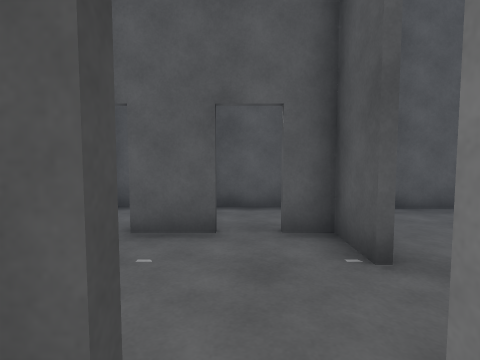
View 1 (above)

19 first-person views from a walk through a Unity game level. The camera is 1.2 m above the floor, tilts 4° down and sees 80° across. Doors are open. The floor is counted in squares, 1 m on a side. Each view is taken from the middle of a square. On the plan, view 1 faces up. The plan holds only what a view shows up to about 13 squares ahead; the rest is blank. The place goes on beyond the plan. Surface patterns are stand-ins for the level's own textures.

View 2
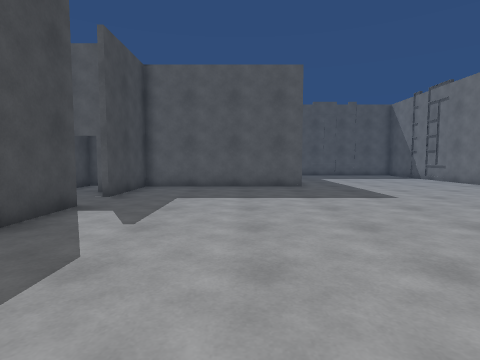

View 3
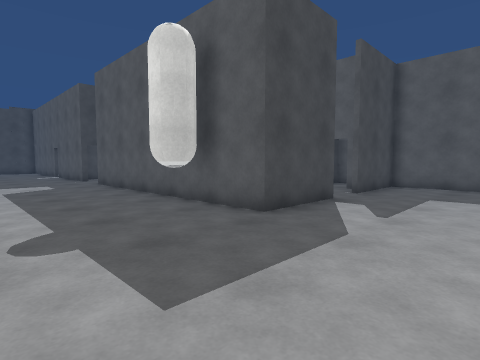

View 4
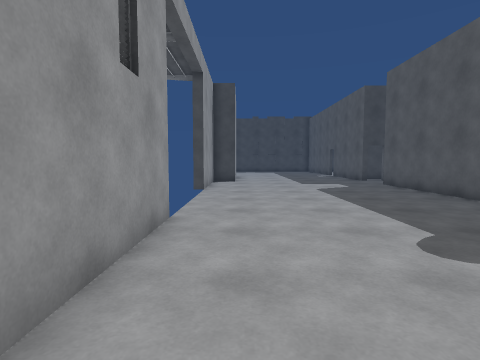

View 5
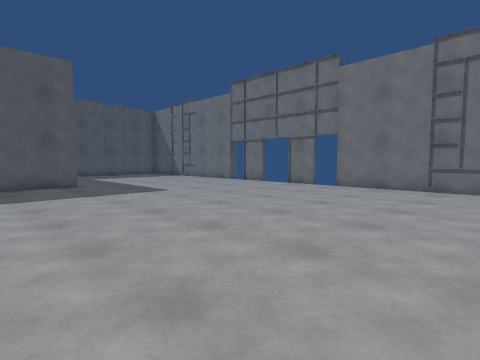

View 6
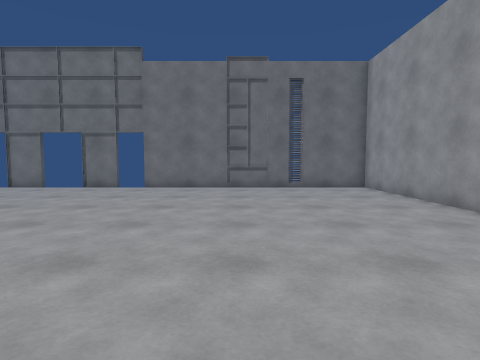

View 7
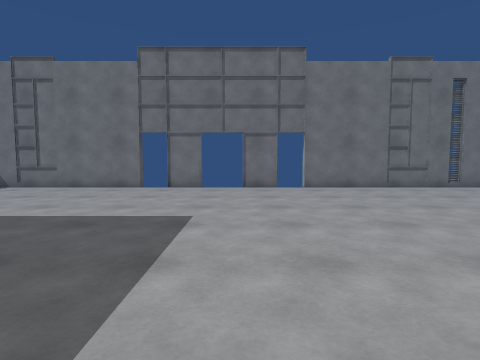

View 8
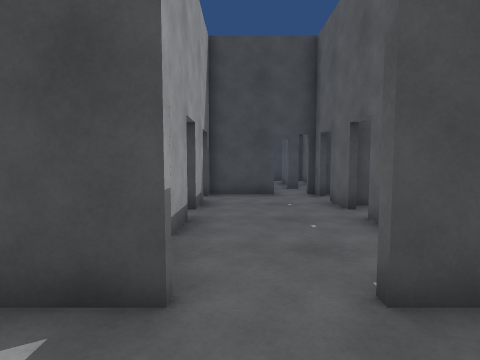

View 9
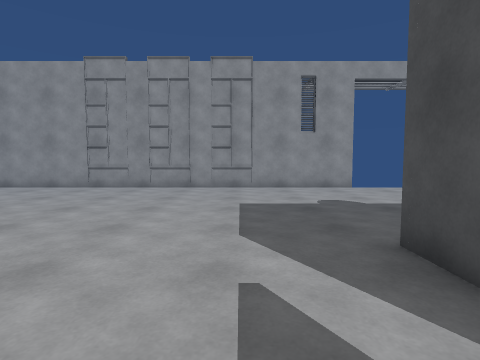

View 10
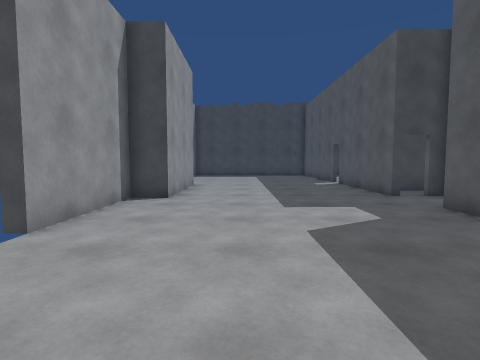

View 11
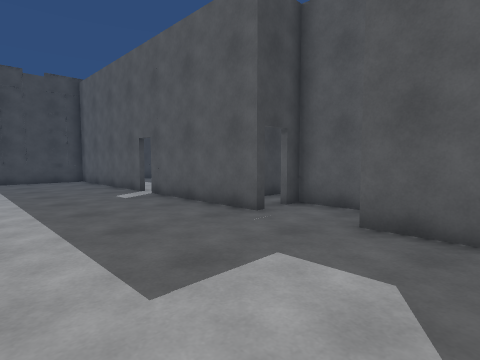

View 12
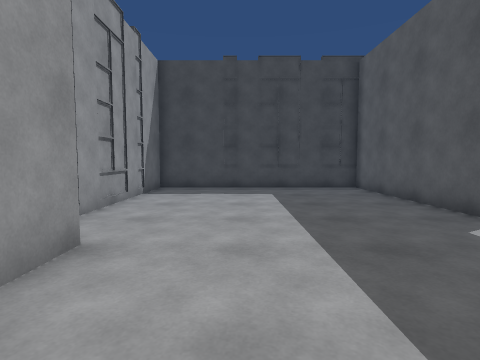

View 13
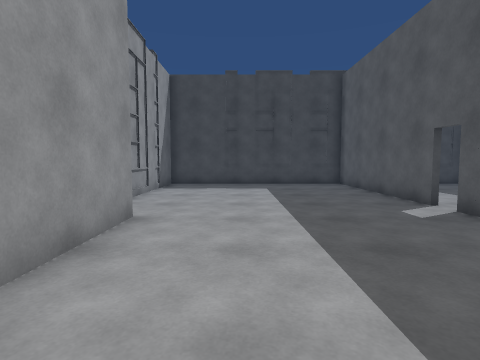

View 14
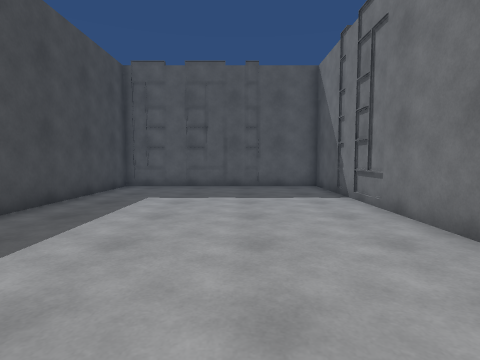

View 15
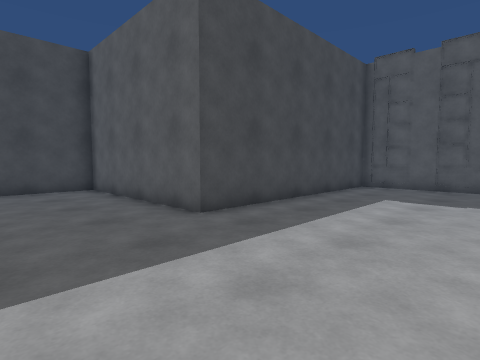

View 16
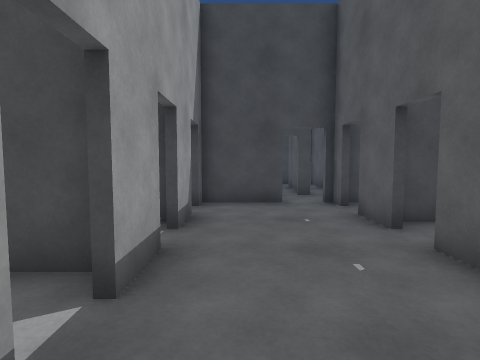

View 17
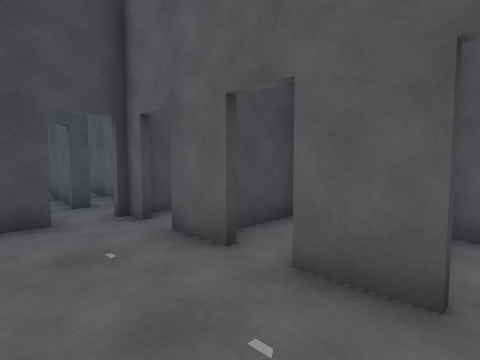

View 18
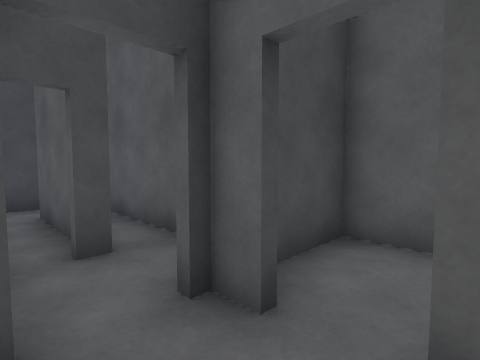

View 19
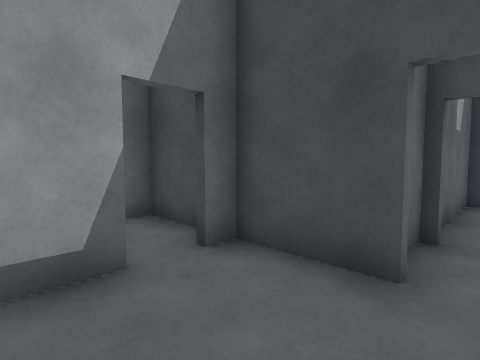

### Floor plan
Points are (right, up) in squares from view 1. A wall is a line through its corners. A room is listed if a view was taken in it or the views show most of it. See-through windows are left out.
Room 1 (view 1)
walls: (-1, 0.5) (-1, -0.5)
ways out: open door at (0, 1) to room 2
Room 2 (views 2, 3, 4, 5, 6, 7, 8, 9, 10, 11, 12, 13, 14, 15, 16, 17, 18, 19)
walls: (0.1, -2.8) (0, -3.2) (-0.3, -3.5); (1.8, 1.5) (1.8, -1.9) (-9.1, -1.9); (1.6, 3.1) (1.6, 4.6) (0.6, 4.6); (-1.9, 0.9) (-0.4, 0.9); (-0.4, 4.6) (-1.9, 4.6); (-4.4, 0.9) (-2.9, 0.9); (-2.9, 4.6) (-4.4, 4.6); (-1, -10.5) (17.5, -10.5) (17.5, -0.8); (-6, 3.2) (-6, 0.9) (-5.4, 0.9); (-5.4, 4.6) (-6, 4.6); (-9.8, -0.1) (-11.5, -0.1) (-11.5, -0.8); (-11.4, -1.9) (-16.6, -1.9); (17.5, 0.2) (17.5, 1.9); (17.5, 3.6) (17.5, 5.2); (17.5, 6.4) (17.5, 16) (8.8, 16) (8.8, 6.9) (1.8, 6.9) (1.8, 3.1); (-16, -9.3) (-11, -9.3) (-11, -10.5) (-6.6, -10.5); (-17.5, -1.9) (-24.4, -1.9) (-24.4, -10.5) (-18.1, -10.5)
ways out: open door at (0, 1) to room 1; open door at (-6, 3.5) to room 3; open door at (-5, 1) to room 4; open door at (0, 5) to room 5; open door at (-5, 5) to room 6; open door at (-17, -2); open door at (-11.5, -1); open door at (-9, -1); open door at (-3.8, -10.6); open door at (-2.5, 1); open door at (-2.5, 5); open door at (18, 4); gap at (18, -0.5)
Room 3 (no view inside)
walls: (-8, 5.6) (-11.5, 5.6); (-7.7, 4.5) (-7.7, 3.9); (-7.9, 3) (-7.1, 3)
ways out: open door at (-6, 3.5) to room 2; open door at (-8, 3.5)
Room 4 (no view inside)
walls: (-6, 0) (-6, -1.7) (-5.4, -1.7)
ways out: open door at (-5, 1) to room 2
Room 5 (no view inside)
walls: (-1, 7) (-1, 6.1); (1.1, 7.3) (-0.7, 7.3)
ways out: open door at (0, 5) to room 2
Room 6 (no view inside)
walls: (-4.7, 7.3) (-6, 7.3) (-6, 5)
ways out: open door at (-5, 5) to room 2

Where each view was taken, in squares from view 1:
view 1: 0 up, 0 right, facing up
view 2: 6 down, 6 right, facing up
view 3: 7 down, 6 right, facing up-left
view 4: 9 down, 5 right, facing left
view 5: 7 down, 5 right, facing up-right
view 6: 5 down, 5 right, facing right
view 7: 2 up, 5 right, facing right
view 8: 2 up, 4 right, facing left
view 9: 2 up, 4 right, facing down
view 10: 7 down, 2 left, facing left
view 11: 7 down, 7 left, facing up-left
view 12: 7 down, 12 left, facing left
view 13: 7 down, 10 left, facing left
view 14: 3 up, 14 right, facing up
view 15: 3 up, 14 right, facing up-left
view 16: 2 up, 2 right, facing left
view 17: 2 up, 0 right, facing up-left
view 18: 3 up, 4 left, facing up-left
view 19: 4 up, 3 left, facing down-left
